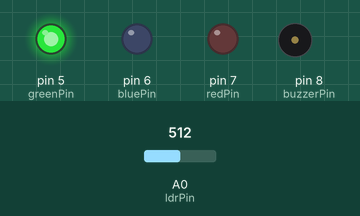
Bench run of a sketch on a simulated Arduino Uno, built with avr-gcc and run on an emulated ATmega328P. Parts: output pins drawn as LEDs (lit = HIGH), buzzer (waves = sounding). The test bench sets the inputs (shaded band); at power-on: A0 (ldrPin) = 512.

Above: at 3.0 s.
3.1 s: A0 (ldrPin) set to 325
4.6 s: A0 (ldrPin) set to 305
At 5.1 s:
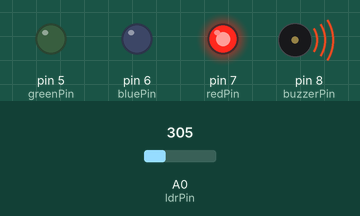
10.6 s: A0 (ldrPin) set to 511
At 13.1 s:
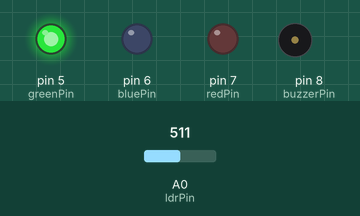
13.4 s: A0 (ldrPin) set to 306
At 14.2 s:
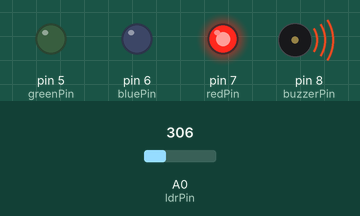
Timing chart, 0 to 17.4 s (numbered marks = the images above; inputs shaded):
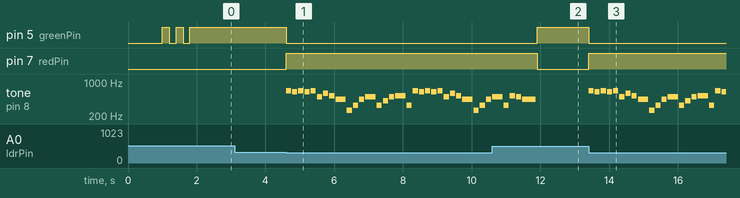

Measured:
- the behaviour switches between 312 and 311 on A0 (ldrPin) (found by bisection; images 0 and 1)
- after the input at 3.1 s, every drawn part: stays the same
- after the input at 4.6 s, pin 5 (greenPin): HIGH → LOW at once; pin 7 (redPin): LOW → HIGH at once; tone on pin 8 (buzzerPin): plays 659 Hz for 0.15 s, 623 Hz for 0.15 s, 659 Hz for 0.15 s, 623 Hz for 0.15 s, 659 Hz for 0.15 s, 494 Hz for 0.15 s … (30 notes in this stretch), starting at once
- after the input at 10.6 s, pin 5 (greenPin): LOW → HIGH after 1.3 s; pin 7 (redPin): HIGH → LOW after 1.3 s; tone on pin 8 (buzzerPin): goes on until 11.9 s, then stays silent
- after the input at 13.4 s, pin 5 (greenPin): HIGH → LOW at once; pin 7 (redPin): LOW → HIGH at once; tone on pin 8 (buzzerPin): plays 659 Hz for 0.15 s, 623 Hz for 0.15 s, 659 Hz for 0.15 s, 623 Hz for 0.15 s, 659 Hz for 0.15 s, 494 Hz for 0.15 s … (20 notes in this stretch), starting at once

The sketch:

ldr-intruder-alarm.ino
```cpp
const int ldrPin      = A0;
const int buzzerPin   = 8;
const int redPin      = 7;
const int greenPin    = 5;
const int bluePin     = 6;

int baselineLight = 0;
bool alarmActive  = false;

int melody[] = {
  659, 623, 659, 623, 659, 494, 587, 523, 440,
  262, 330, 440, 494,
  330, 415, 494, 523,
  330, 659, 623, 659, 623, 659, 494, 587, 523, 440,
  262, 330, 440, 494,
  330, 523, 494, 440
};

int duration[] = {
  150, 150, 150, 150, 150, 150, 150, 150, 300,
  150, 150, 150, 300,
  150, 150, 150, 300,
  150, 150, 150, 150, 150, 150, 150, 150, 150, 300,
  150, 150, 150, 300,
  150, 150, 150, 400
};

int noteCount = sizeof(melody) / sizeof(melody[0]);

void setColor(int r, int g, int b) {
  analogWrite(redPin, r);
  analogWrite(greenPin, g);
  analogWrite(bluePin, b);
}

void playFurElise() {
  for (int i = 0; i < noteCount; i++) {
    tone(buzzerPin, melody[i], duration[i]);
    delay(duration[i] + 30);
  }
  noTone(buzzerPin);
  alarmActive = false;
}

void setup() {
  pinMode(redPin, OUTPUT);
  pinMode(greenPin, OUTPUT);
  pinMode(bluePin, OUTPUT);
  pinMode(buzzerPin, OUTPUT);

  // Calibrate baseline over 1 second
  long sum = 0;
  for (int i = 0; i < 20; i++) {
    sum += analogRead(ldrPin);
    delay(50);
  }
  baselineLight = sum / 20;

  // Blink green twice to confirm calibration done
  for (int i = 0; i < 2; i++) {
    setColor(0, 255, 0);
    delay(200);
    setColor(0, 0, 0);
    delay(200);
  }

  // Start in safe state — green
  setColor(0, 255, 0);
}

void loop() {
  int lightVal = analogRead(ldrPin);

  if (lightVal < baselineLight - 200) {
    if (!alarmActive) {
      alarmActive = true;
      setColor(255, 0, 0);  // red — alarm
      playFurElise();
    }
  } else {
    alarmActive = false;
    setColor(0, 255, 0);    // green — safe
    noTone(buzzerPin);
  }
}
```
